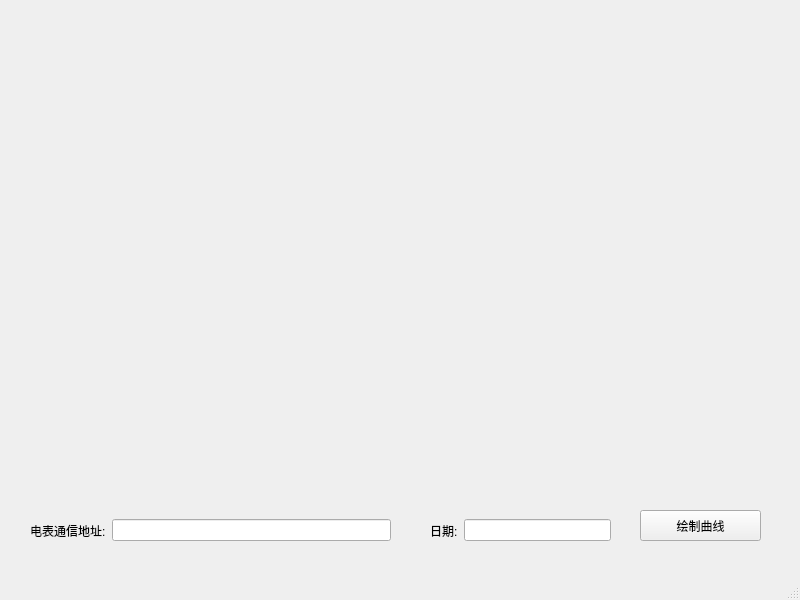
<?xml version="1.0" encoding="UTF-8"?>
<ui version="4.0">
 <class>MyChart</class>
 <widget class="QMainWindow" name="MyChart">
  <property name="geometry">
   <rect>
    <x>0</x>
    <y>0</y>
    <width>800</width>
    <height>600</height>
   </rect>
  </property>
  <property name="windowTitle">
   <string>MainWindow</string>
  </property>
  <widget class="QWidget" name="centralwidget">
   <widget class="QPushButton" name="pushButton">
    <property name="geometry">
     <rect>
      <x>640</x>
      <y>510</y>
      <width>121</width>
      <height>31</height>
     </rect>
    </property>
    <property name="text">
     <string>绘制曲线</string>
    </property>
   </widget>
   <widget class="QWidget" name="layoutWidget">
    <property name="geometry">
     <rect>
      <x>430</x>
      <y>490</y>
      <width>181</width>
      <height>81</height>
     </rect>
    </property>
    <layout class="QHBoxLayout" name="horizontalLayout_2">
     <item>
      <widget class="QLabel" name="label_2">
       <property name="text">
        <string>日期:</string>
       </property>
      </widget>
     </item>
     <item>
      <widget class="QLineEdit" name="lineEdit_2"/>
     </item>
    </layout>
   </widget>
   <widget class="QWidget" name="">
    <property name="geometry">
     <rect>
      <x>30</x>
      <y>490</y>
      <width>361</width>
      <height>81</height>
     </rect>
    </property>
    <layout class="QHBoxLayout" name="horizontalLayout">
     <item>
      <widget class="QLabel" name="label">
       <property name="text">
        <string>电表通信地址:</string>
       </property>
      </widget>
     </item>
     <item>
      <widget class="QLineEdit" name="lineEdit"/>
     </item>
    </layout>
   </widget>
  </widget>
  <widget class="QMenuBar" name="menubar">
   <property name="geometry">
    <rect>
     <x>0</x>
     <y>0</y>
     <width>800</width>
     <height>21</height>
    </rect>
   </property>
  </widget>
  <widget class="QStatusBar" name="statusbar"/>
 </widget>
 <resources/>
 <connections/>
</ui>
